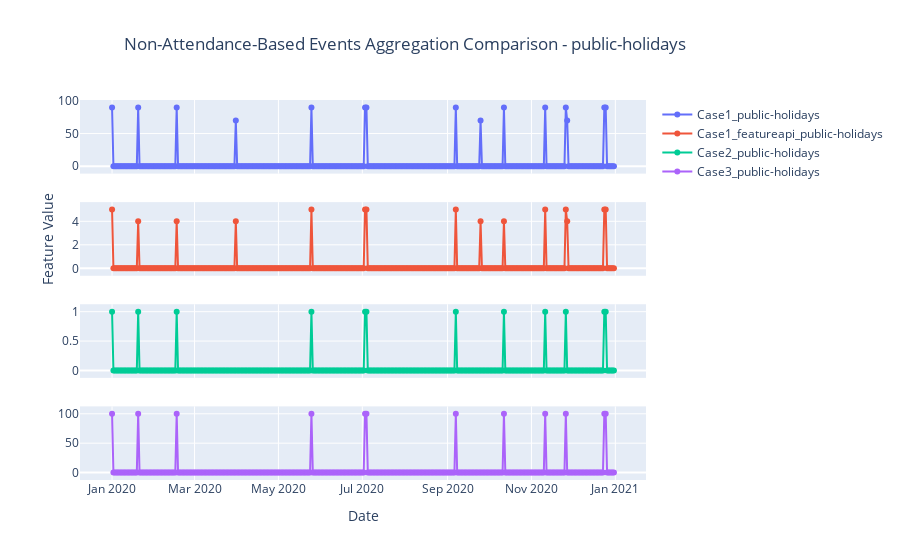

Here is the notebook cell this chart was saved with:
### Code cell
plot_difference_per_category("public-holidays")

### Figure 1 — Plotly figure (JSON) as saved in the notebook; plotly's stock layout.template omitted (floating-point values rounded to 4 significant figures; data arrays with more than 128 entries replaced by an {"elided": "..."} marker saying what was removed)
{"data": [{"mode": "lines+markers", "name": "Case1_public-holidays", "type": "scatter", "x": {"elided": "366 str values"}, "xaxis": "x", "y": {"elided": "366 int values"}, "yaxis": "y"}, {"mode": "lines+markers", "name": "Case1_featureapi_public-holidays", "type": "scatter", "x": {"elided": "366 str values"}, "xaxis": "x2", "y": {"elided": "366 int values"}, "yaxis": "y2"}, {"mode": "lines+markers", "name": "Case2_public-holidays", "type": "scatter", "x": {"elided": "366 str values"}, "xaxis": "x3", "y": {"elided": "366 int values"}, "yaxis": "y3"}, {"mode": "lines+markers", "name": "Case3_public-holidays", "type": "scatter", "x": {"elided": "366 str values"}, "xaxis": "x4", "y": {"elided": "366 int values"}, "yaxis": "y4"}], "layout": {"title": {"text": "Non-Attendance-Based Events Aggregation Comparison - public-holidays", "x": 0.45}, "xaxis": {"anchor": "y", "domain": [0, 1], "matches": "x4", "showticklabels": false}, "xaxis2": {"anchor": "y2", "domain": [0, 1], "matches": "x4", "showticklabels": false}, "xaxis3": {"anchor": "y3", "domain": [0, 1], "matches": "x4", "showticklabels": false}, "xaxis4": {"anchor": "y4", "domain": [0, 1], "title": {"text": "Date"}}, "yaxis": {"anchor": "x", "domain": [0.8063, 1]}, "yaxis2": {"anchor": "x2", "domain": [0.5375, 0.7312], "title": {"text": "Feature Value"}}, "yaxis3": {"anchor": "x3", "domain": [0.2687, 0.4625]}, "yaxis4": {"anchor": "x4", "domain": [0, 0.1938]}}}
